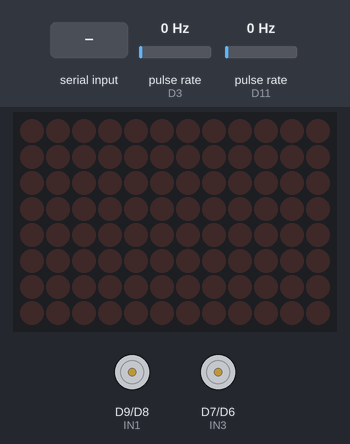
Simulated run of this sketch. Board: Arduino Uno R4 WiFi. Shown: 12×8 LED matrix, motor-driver pin pairs drawn as motors (green arrow = first pin HIGH = forward, orange = second pin HIGH = backward, longer = more drive, scaled by the enable pin). Wiring (inferred from the names in the program): 2 × pulse sensor: data D3 / data D11. The test bench sets the inputs (shaded band); at power-on: pulse rate (sensors on D3, D11) 0 Hz. What the sketch prints to the serial monitor is not drawn.

Above: at 2.2 s.
2.3 s: "1\n" received over Serial
At 3.9 s:
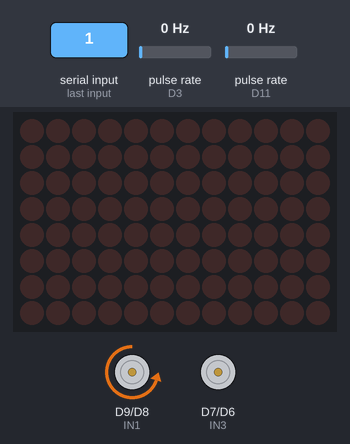
4.8 s: "2\n" received over Serial
At 7.7 s:
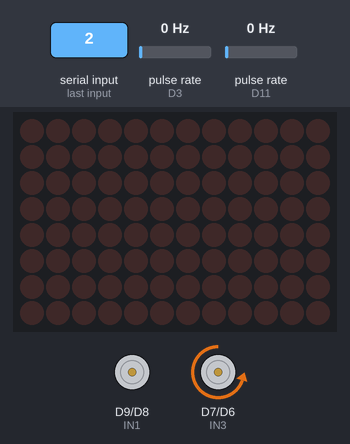
7.8 s: pulse rate (sensor on D3) set to 4 Hz
10.8 s: "3\n" received over Serial
At 12.8 s:
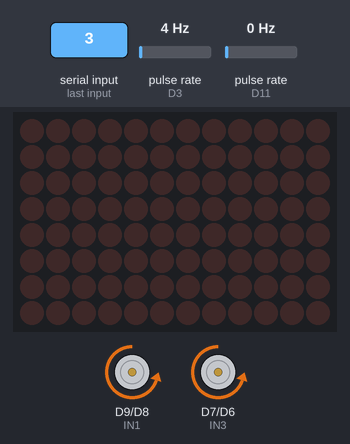
13.3 s: pulse rate (sensor on D11) set to 4 Hz
16.3 s: "a\n" received over Serial
At 18.1 s:
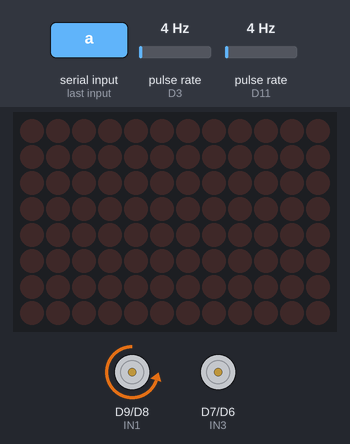
Timing chart, 0 to 21.8 s (numbered marks = the images above; inputs shaded):
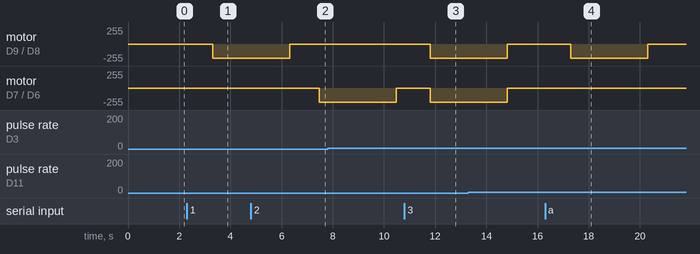

Measured:
- after the input at 2.3 s, motor on D9 (IN1) / D8 (IN2): stopped → backward 214/255 after 1.0 s
- after the input at 4.8 s, motor on D7 (IN3) / D6 (IN4): stopped → backward 214/255 after 2.7 s
- after the input at 10.8 s, motor on D9 (IN1) / D8 (IN2), motor on D7 (IN3) / D6 (IN4): stopped → backward 214/255 after 1.0 s
- after the input at 16.3 s, motor on D9 (IN1) / D8 (IN2): stopped → backward 214/255 after 1.0 s, → stopped 3.0 s later

The sketch:

motor_encoder_diagnostic.ino
```cpp
// ============================================================================
// MOTOR & ENCODER DIAGNOSTIC TOOL (Arduino UNO R4 WiFi)
// เครื่องมือทดสอบมอเตอร์และเอ็นโค้ดเดอร์แยกซ้าย-ขวา แบบละเอียด 100%
// ============================================================================

#include "Arduino_LED_Matrix.h"

ArduinoLEDMatrix matrix;

// ----------------------------------------------------------------------------
// PIN DEFINITIONS
// ----------------------------------------------------------------------------
// Motor Driver Channel A (Pin 10, 9, 8)
const int ENA = 10;
const int IN1 = 9;
const int IN2 = 8;

// Motor Driver Channel B (Pin 5, 7, 6)
const int ENB = 5;
const int IN3 = 7;
const int IN4 = 6;

// LM393 Speed Optical Encoders
const int ENCODER_L = 3;  // ขา 3
const int ENCODER_R = 11; // ขา 11

// ----------------------------------------------------------------------------
// ENCODER COUNTERS (Volatile for ISR)
// ----------------------------------------------------------------------------
volatile unsigned long count_L = 0;
volatile unsigned long count_R = 0;

void countPulseL() { count_L++; }
void countPulseR() { count_R++; }

// Test Speed: 16-bit PWM (0 - 65535)
const int TEST_PWM = 55000;

// ----------------------------------------------------------------------------
// MOTOR CONTROL FUNCTIONS
// ----------------------------------------------------------------------------
void stopAll() {
  analogWrite(ENA, 0);
  analogWrite(ENB, 0);
  digitalWrite(IN1, 0);
  digitalWrite(IN2, 0);
  digitalWrite(IN3, 0);
  digitalWrite(IN4, 0);
}

void brakeAll(int hold_ms = 100) {
  digitalWrite(IN1, 1);
  digitalWrite(IN2, 1);
  digitalWrite(IN3, 1);
  digitalWrite(IN4, 1);
  analogWrite(ENA, 65535);
  analogWrite(ENB, 65535);
  delay(hold_ms);
  stopAll();
}

// ----------------------------------------------------------------------------
// INDIVIDUAL MOTOR TESTS
// ----------------------------------------------------------------------------
void testMotorA() {
  Serial.println();
  Serial.println("==================================================");
  Serial.println(">>> [TEST 1] หมุนเฉพาะ Channel A (ENA: ขา 10, IN1: 9, IN2: 8) <<<");
  Serial.println("==================================================");
  Serial.println("-> สังเกตตัวรถ: ล้อฝั่งไหนหมุน? (ซ้าย หรือ ขวา?)");
  Serial.println("-> ความเร็วทดสอบ: 55,000 PWM (16-bit) เป็นเวลา 3 วินาที");
  Serial.println("เริ่มหมุนใน 1 วินาที...");
  delay(1000);

  count_L = 0;
  count_R = 0;

  // เดินหน้าเฉพาะ Channel A
  digitalWrite(IN1, 0);
  digitalWrite(IN2, 1);
  analogWrite(ENA, TEST_PWM);

  // ปิด Channel B สนิท
  digitalWrite(IN3, 0);
  digitalWrite(IN4, 0);
  analogWrite(ENB, 0);

  unsigned long start_t = millis();
  while (millis() - start_t < 3000) {
    Serial.print("กำลังหมุน... พัลส์ Pin 3: ");
    Serial.print(count_L);
    Serial.print(" | พัลส์ Pin 11: ");
    Serial.println(count_R);
    delay(250);
  }

  brakeAll(150);
  Serial.println();
  Serial.println("--- สรุปผล Channel A (ขา 10) ---");
  Serial.print("พัลส์รวม Pin 3:  "); Serial.println(count_L);
  Serial.print("พัลส์รวม Pin 11: "); Serial.println(count_R);
  if (count_L > count_R) {
    Serial.println("=> ผลลัพธ์: Channel A เชื่อมโยงกับ Encoder Pin 3");
  } else if (count_R > count_L) {
    Serial.println("=> ผลลัพธ์: Channel A เชื่อมโยงกับ Encoder Pin 11");
  } else {
    Serial.println("=> ข้อควรระวัง: ไม่พบสัญญาณพัลส์ ตรวจสอบการต่อสาย Encoder");
  }
  Serial.println("==================================================");
  Serial.println();
}

void testMotorB() {
  Serial.println();
  Serial.println("==================================================");
  Serial.println(">>> [TEST 2] หมุนเฉพาะ Channel B (ENB: ขา 5, IN3: 7, IN4: 6) <<<");
  Serial.println("==================================================");
  Serial.println("-> สังเกตตัวรถ: ล้อฝั่งไหนหมุน? (ซ้าย หรือ ขวา?)");
  Serial.println("-> ความเร็วทดสอบ: 55,000 PWM (16-bit) เป็นเวลา 3 วินาที");
  Serial.println("เริ่มหมุนใน 1 วินาที...");
  delay(1000);

  count_L = 0;
  count_R = 0;

  // ปิด Channel A สนิท
  digitalWrite(IN1, 0);
  digitalWrite(IN2, 0);
  analogWrite(ENA, 0);

  // เดินหน้าเฉพาะ Channel B
  digitalWrite(IN3, 0);
  digitalWrite(IN4, 1);
  analogWrite(ENB, TEST_PWM);

  unsigned long start_t = millis();
  while (millis() - start_t < 3000) {
    Serial.print("กำลังหมุน... พัลส์ Pin 3: ");
    Serial.print(count_L);
    Serial.print(" | พัลส์ Pin 11: ");
    Serial.println(count_R);
    delay(250);
  }

  brakeAll(150);
  Serial.println();
  Serial.println("--- สรุปผล Channel B (ขา 5) ---");
  Serial.print("พัลส์รวม Pin 3:  "); Serial.println(count_L);
  Serial.print("พัลส์รวม Pin 11: "); Serial.println(count_R);
  if (count_L > count_R) {
    Serial.println("=> ผลลัพธ์: Channel B เชื่อมโยงกับ Encoder Pin 3");
  } else if (count_R > count_L) {
    Serial.println("=> ผลลัพธ์: Channel B เชื่อมโยงกับ Encoder Pin 11");
  } else {
    Serial.println("=> ข้อควรระวัง: ไม่พบสัญญาณพัลส์ ตรวจสอบการต่อสาย Encoder");
  }
  Serial.println("==================================================");
  Serial.println();
}

void testBothMotors() {
  Serial.println();
  Serial.println("==================================================");
  Serial.println(">>> [TEST 3] หมุน 2 ล้อพร้อมกันที่ PWM เท่ากันเป๊ะ (55,000) <<<");
  Serial.println("==================================================");
  Serial.println("-> วัตถุประสงค์: วัดความเร็วตามธรรมชาติจริงของมอเตอร์ 2 ข้าง");
  Serial.println("เริ่มหมุนใน 1 วินาที...");
  delay(1000);

  count_L = 0;
  count_R = 0;

  digitalWrite(IN1, 0);
  digitalWrite(IN2, 1);
  digitalWrite(IN3, 0);
  digitalWrite(IN4, 1);
  analogWrite(ENA, TEST_PWM);
  analogWrite(ENB, TEST_PWM);

  unsigned long start_t = millis();
  while (millis() - start_t < 3000) {
    Serial.print("กำลังวิ่ง... Pin 3: ");
    Serial.print(count_L);
    Serial.print(" | Pin 11: ");
    Serial.print(count_R);
    Serial.print(" | ส่วนต่าง (3 - 11): ");
    Serial.println((long)count_L - (long)count_R);
    delay(250);
  }

  brakeAll(150);
  Serial.println();
  Serial.println("--- สรุปผลการทดสอบความเร็วตามธรรมชาติ (Benchmark) ---");
  Serial.print("พัลส์รวม Pin 3:  "); Serial.println(count_L);
  Serial.print("พัลส์รวม Pin 11: "); Serial.println(count_R);

  if (count_L > 0 && count_R > 0) {
    float ratio = (float)count_L / (float)count_R;
    Serial.print("อัตราส่วนความเร็ว (Pin 3 / Pin 11): "); Serial.println(ratio, 4);
    if (count_L > count_R) {
      float diff_pct = ((float)(count_L - count_R) / (float)count_R) * 100.0;
      Serial.print("=> Pin 3 หมุนเร็วกว่า Pin 11 อยู่: "); Serial.print(diff_pct, 2); Serial.println(" %");
    } else if (count_R > count_L) {
      float diff_pct = ((float)(count_R - count_L) / (float)count_L) * 100.0;
      Serial.print("=> Pin 11 หมุนเร็วกว่า Pin 3 อยู่: "); Serial.print(diff_pct, 2); Serial.println(" %");
    } else {
      Serial.println("=> มอเตอร์ทั้ง 2 ข้างหมุนเร็วเท่ากันเป๊ะ 100%!");
    }
  }
  Serial.println("==================================================");
  Serial.println();
}

void printMenu() {
  Serial.println();
  Serial.println("==================================================");
  Serial.println("      เมนูทดสอบมอเตอร์และเอ็นโค้ดเดอร์ (DIAGNOSTIC)");
  Serial.println("==================================================");
  Serial.println("  กด '1' หรือ 'A' : ทดสอบเฉพาะ Channel A (ขา 10, 9, 8)");
  Serial.println("  กด '2' หรือ 'B' : ทดสอบเฉพาะ Channel B (ขา 5, 7, 6)");
  Serial.println("  กด '3' หรือ 'T' : ทดสอบ 2 ล้อพร้อมกัน (วัดค่าสมดุลจริง)");
  Serial.println("  กด '4' หรือ 'X' : รันการทดสอบทั้งหมดอัตโนมัติ (Auto Test)");
  Serial.println("==================================================");
  Serial.print("เลือกคำสั่ง: ");
}

// ----------------------------------------------------------------------------
// SETUP & LOOP
// ----------------------------------------------------------------------------
void setup() {
  Serial.begin(115200);
  delay(1000);

  // ตั้งค่า PWM เป็น 16-bit (0 - 65535)
  analogWriteResolution(16);

  pinMode(ENA, OUTPUT);
  pinMode(IN1, OUTPUT);
  pinMode(IN2, OUTPUT);
  pinMode(ENB, OUTPUT);
  pinMode(IN3, OUTPUT);
  pinMode(IN4, OUTPUT);

  pinMode(ENCODER_L, INPUT_PULLUP);
  pinMode(ENCODER_R, INPUT_PULLUP);

  attachInterrupt(digitalPinToInterrupt(ENCODER_L), countPulseL, FALLING);
  attachInterrupt(digitalPinToInterrupt(ENCODER_R), countPulseR, FALLING);

  matrix.begin();
  stopAll();

  Serial.println("\n[SYSTEM] Diagnostic Ready! 16-bit PWM Initialized.");
  printMenu();
}

void loop() {
  if (Serial.available() > 0) {
    char cmd = Serial.read();
    if (cmd == '\r' || cmd == '\n' || cmd == ' ') return;

    Serial.println(cmd);

    switch (cmd) {
      case '1':
      case 'a':
      case 'A':
        testMotorA();
        printMenu();
        break;

      case '2':
      case 'b':
      case 'B':
        testMotorB();
        printMenu();
        break;

      case '3':
      case 't':
      case 'T':
        testBothMotors();
        printMenu();
        break;

      case '4':
      case 'x':
      case 'X':
        Serial.println("\n>>> รันการทดสอบอัตโนมัติทั้ง 3 ขั้นตอน <<<");
        testMotorA();
        delay(1500);
        testMotorB();
        delay(1500);
        testBothMotors();
        printMenu();
        break;

      default:
        Serial.println("คำสั่งไม่ถูกต้อง! กรุณาเลือก 1, 2, 3 หรือ 4");
        printMenu();
        break;
    }
  }
}
```
